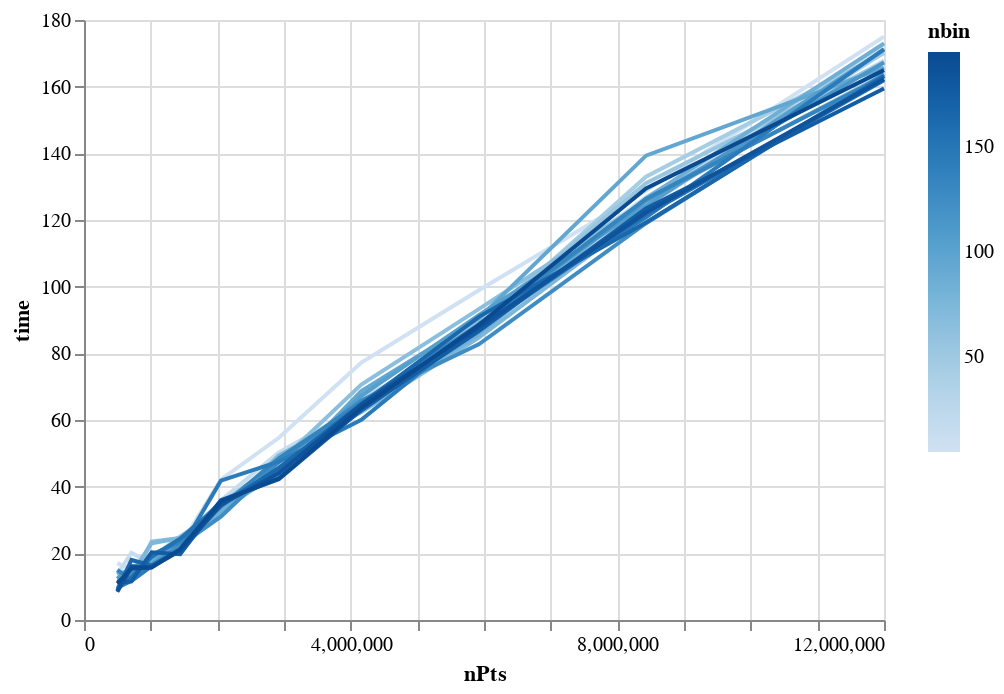

Notebook code for this chart:
### Code cell
alt.Chart(df).mark_line().encode(
    y = "time",
    x = "nPts",
    color = alt.Color("nbin",type="quantitative")
)

### Figure 1 — Vega-Lite specification as saved in the notebook (floating-point values rounded to 4 significant figures; data arrays with more than 128 entries replaced by an {"elided": "..."} marker saying what was removed)
{"config": {"view": {"continuousWidth": 400, "continuousHeight": 300}}, "data": {"name": "data-da4504ca4e5ea13d0a8b73335f7d493c"}, "mark": "line", "encoding": {"color": {"type": "quantitative", "field": "nbin"}, "x": {"type": "quantitative", "field": "nPts"}, "y": {"type": "quantitative", "field": "time"}}, "$schema": "https://vega.github.io/schema/vega-lite/v4.8.1.json", "datasets": {"data-da4504ca4e5ea13d0a8b73335f7d493c": {"elided": "200 records"}}}
